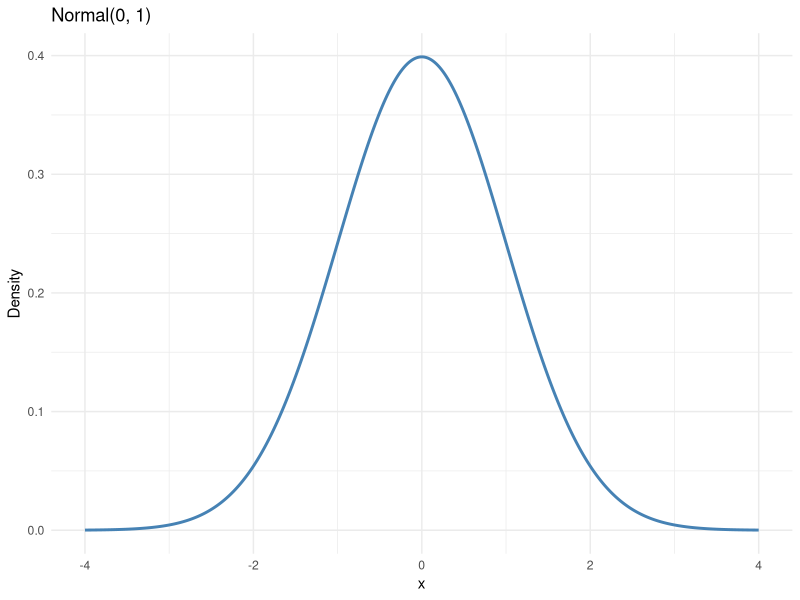
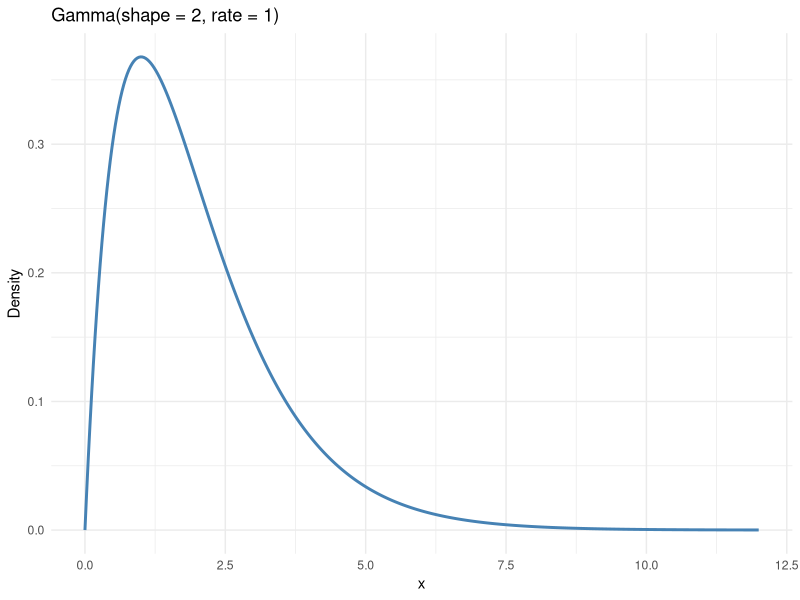
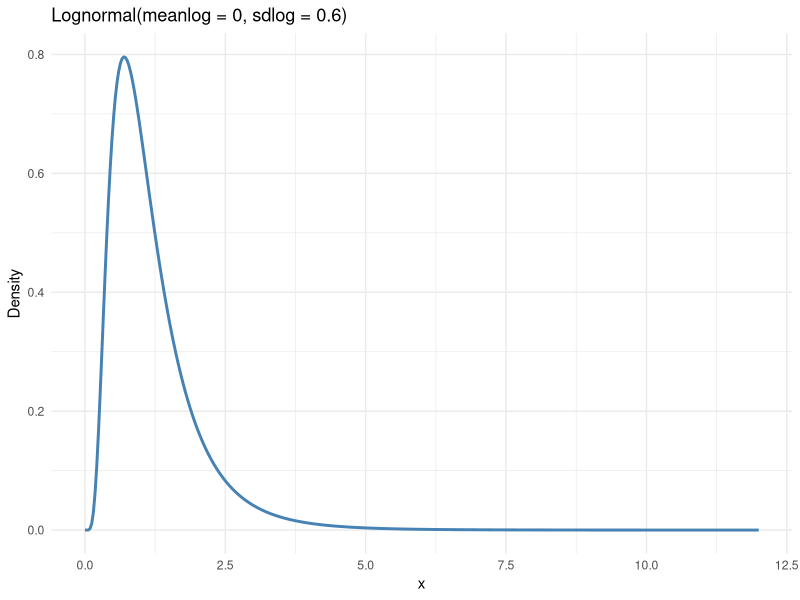

Here is the R script that generated these plots, in order:
## ----setup, include=FALSE-----------------------------------------------------
knitr::opts_chunk$set(
  collapse = TRUE,
  comment = "#>",
  message = FALSE,
  warning = FALSE,
  fig.width = 7,
  fig.height = 4.5,
  fig.align = "center"
)
library(ggplot2)
library(kableExtra)
set.seed(1)

## -----------------------------------------------------------------------------
kernel_df <- data.frame(
  Kernel = c("normal", "gamma", "lognormal", "cauchy", "laplace", "invgauss", "amoroso"),
  Parameters = c(
    "mean, sd",
    "shape, rate",
    "meanlog, sdlog",
    "location, scale",
    "location, scale",
    "mean, shape",
    "location, scale, shape"
  )
)

kable(kernel_df, align = "c", caption = "Available Bulk Kernels") %>%
  kable_styling(bootstrap_options = c("striped", "hover"),
                full_width = FALSE, position = "center")

## ----eval=FALSE---------------------------------------------------------------
# bundle <- build_nimble_bundle(
#   y = y,
#   backend = "sb",
#   kernel  = "lognormal",
#   GPD     = TRUE,
#   components = 6,
#   mcmc = list(niter = 500, nburnin = 100, thin = 2, nchains = 1, seed = 1)
# )

## -----------------------------------------------------------------------------
x <- seq(-4, 4, length.out = 400)
ggplot(data.frame(x = x, y = dnorm(x, mean = 0, sd = 1)), aes(x, y)) +
  geom_line(linewidth = 1, color = "steelblue") +
  labs(x = "x", y = "Density", title = "Normal(0, 1)") +
  theme_minimal()

## -----------------------------------------------------------------------------
x <- seq(0, 12, length.out = 400)
ggplot(data.frame(x = x, y = dgamma(x, shape = 2, rate = 1)), aes(x, y)) +
  geom_line(linewidth = 1, color = "steelblue") +
  labs(x = "x", y = "Density", title = "Gamma(shape = 2, rate = 1)") +
  theme_minimal()

## -----------------------------------------------------------------------------
x <- seq(0, 12, length.out = 400)
ggplot(data.frame(x = x, y = dlnorm(x, meanlog = 0, sdlog = 0.6)), aes(x, y)) +
  geom_line(linewidth = 1, color = "steelblue") +
  labs(x = "x", y = "Density", title = "Lognormal(meanlog = 0, sdlog = 0.6)") +
  theme_minimal()

## ----sessioninfo, include=FALSE-----------------------------------------------
sessionInfo()
